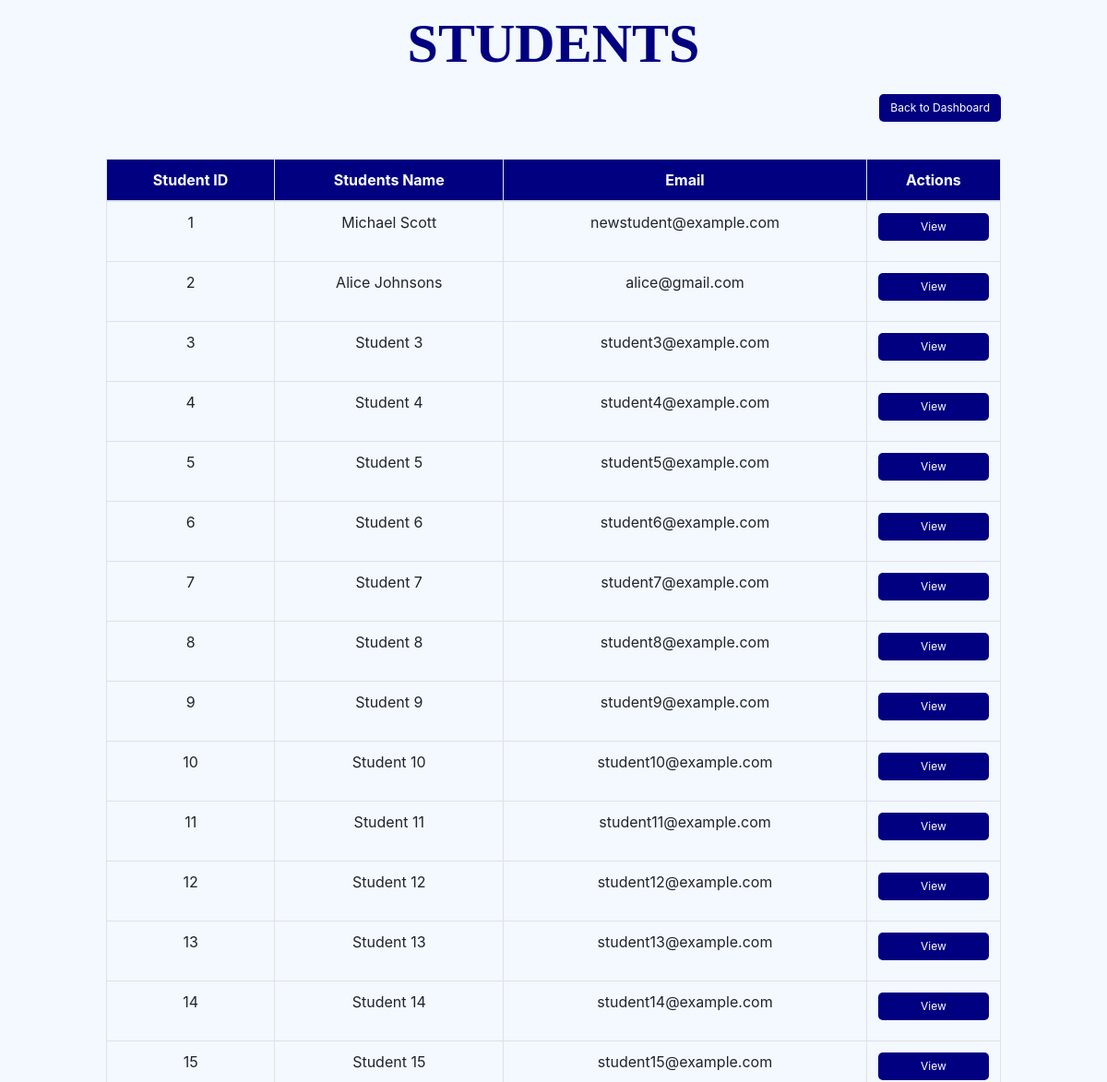
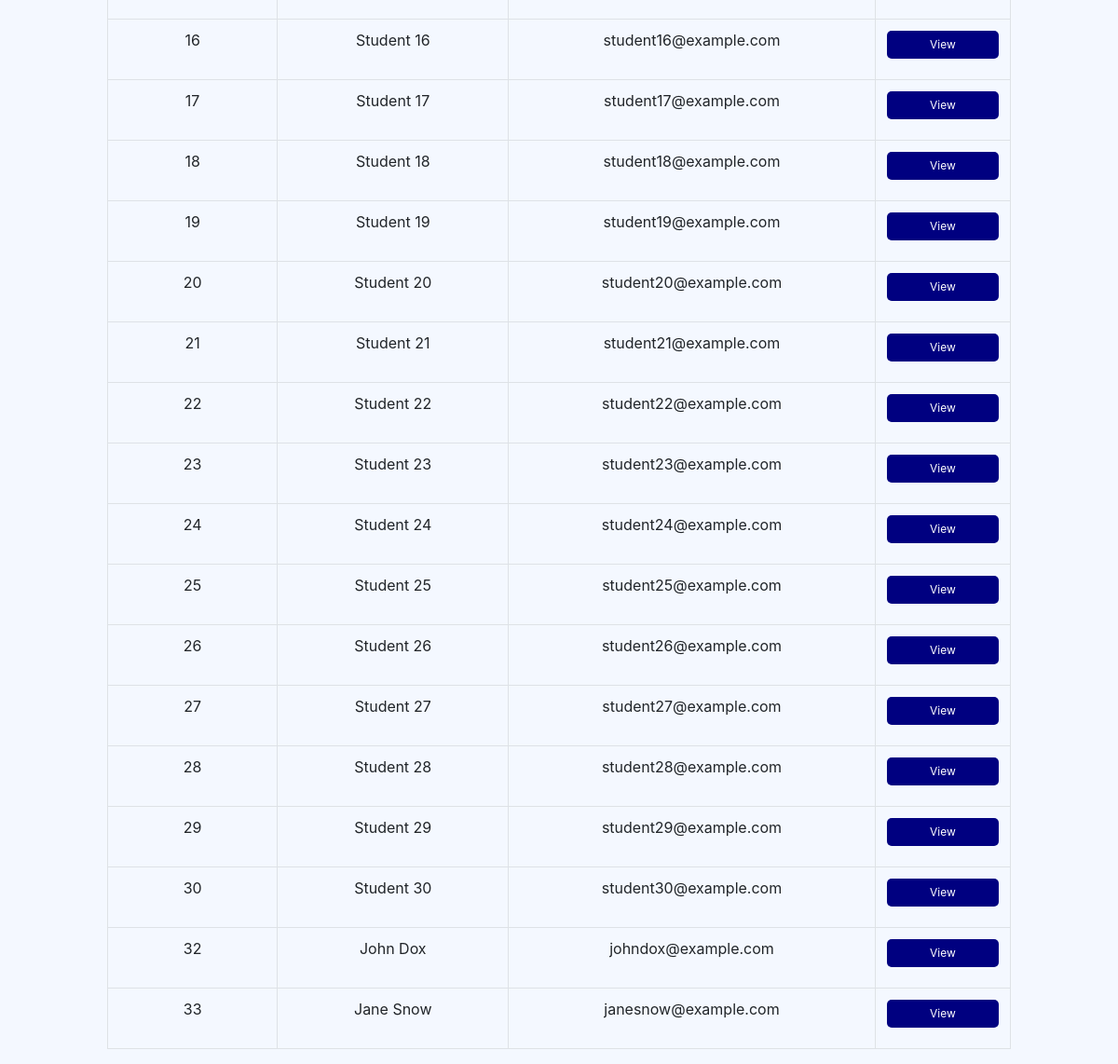
The app's page /view_students/ (signed in) with its own data (2 pictures, top to bottom).
### home/models.py (models this page shows, shortened)
class Student(models.Model):
    student_id = models.IntegerField(primary_key=True)  #custom primary key
    full_name = models.CharField(max_length=100)
    email = models.CharField(max_length=100, unique=True)
    contact_number = models.BigIntegerField()
    date_of_birth = models.DateField()
    gender = models.CharField(max_length=50)
    r_number = models.CharField(max_length=50)
    department = models.CharField(max_length=100)
    cgpa = models.DecimalField(max_digits=4, decimal_places=2)
    password = models.CharField(max_length=100)

### home/views.py (the view)
# urls.py: path('view_students/', views.view_students, name='view_students'),
def view_students(request):
    students = Student.objects.all()
    user_type = request.session.get('user_type')  #ftch the user type from the session
    return render(request, 'view_students.html', {'students': students, 'user_type': user_type})

### home/templates/view_students.html (shortened to what this page needs)
{% load static %}
<html lang="en">
<head>
    <link rel="stylesheet" href="https://stackpath.bootstrapcdn.com/bootstrap/4.3.1/css/bootstrap.min.css"
>
</head>
<body>
    <section class="vh-100">
        <div class="container-fluid h-custom">
            <div class="row d-flex justify-content-center align-items-center h-100">
                <div class="col-md-12 col-lg-10 col-xl-10">
                    <div class="header">
                        <h><b>STUDENTS</b></h>
                    </div>
                    <div class="d-flex justify-content-between align-items-center">
                        <div class="button-container">
                            <a href="{% if user_type == 'admin' %}
                                        {% url 'admin_dashboard' %}
                                     {% elif user_type == 'company' %}
                                        {% url 'company_dashboard' %}
                                     {% elif user_type == 'student' %}
                                        {% url 'student_dashboard' %}
                                     {% else %}
                                        {% url 'home' %}
                                     {% endif %}">
                                <button class="btn btn-secondary btn-custom">Back to Dashboard</button>
                            </a>
                        </div>
                    </div>
                    <div class="table-container">
                        <table class="table table-bordered">
                            <thead>
                                <tr>
                                    <th>Student ID</th>
                                    <th>Students Name</th>
                                    <th>Email</th>
                                    <th>Actions</th>
                                </tr>
                            </thead>
                            <tbody>
                                {% for student in students %}
                                <tr>
                                    <td>{{ student.student_id }}</td>
                                    <td>{{ student.full_name }}</td>
                                    <td>{{ student.email }}</td>
                                    <td>
                                            <a href="{% url 'view_particular_student' student.student_id %}" >
                                            <button class="btn btn-primary btn-custom">View</button>
                                        </a>
                                    </td>
                                </tr>
                                {% empty %}
                                <tr>
                                    <td colspan="4">No companies registered.</td>
                                </tr>
                                {% endfor %}
                            </tbody>
                        </table>
                    </div>
                </div>
            </div>
        </div>
    </section>
</body>
</html>

### home/templates/view_students.html (style rules this page uses)
* { margin: 0; padding: 0; box-sizing: border-box; }
body { background-color: #f4f8ff; }
.header { text-align: center; font-size: 60px; color: navy; font-family: 'Times New Roman'; margin-top: 2px; }
.btn-custom { font-size: 12px; width: 100%; margin-bottom: 10px; background-color: navy; color: white; border: none; border-radius: 5px; }
.table-container { margin-top: 30px; }
table { width: 100%; table-layout: auto; word-wrap: break-word; }
thead { background-color: navy; color: white; }
th, td { padding: 10px; text-align: center; }
.button-container { margin-top: 10px; text-align: right; }

### records on screen
Student: student_id "1", full_name "Michael Scott", email "newstudent@example.com"
Student: student_id "2", full_name "Alice Johnsons", email "alice@gmail.com"
Student: student_id "3", full_name "Student 3", email "student3@example.com"
Student: student_id "4", full_name "Student 4", email "student4@example.com"
Student: student_id "5", full_name "Student 5", email "student5@example.com"
Student: student_id "6", full_name "Student 6", email "student6@example.com"
Student: student_id "7", full_name "Student 7", email "student7@example.com"
Student: student_id "8", full_name "Student 8", email "student8@example.com"
Student: student_id "9", full_name "Student 9", email "student9@example.com"
Student: student_id "10", full_name "Student 10", email "student10@example.com"
Student: student_id "11", full_name "Student 11", email "student11@example.com"
Student: student_id "12", full_name "Student 12", email "student12@example.com"
Student: student_id "13", full_name "Student 13", email "student13@example.com"
Student: student_id "14", full_name "Student 14", email "student14@example.com"
Student: student_id "15", full_name "Student 15", email "student15@example.com"
Student: student_id "16", full_name "Student 16", email "student16@example.com"
Student: student_id "17", full_name "Student 17", email "student17@example.com"
Student: student_id "18", full_name "Student 18", email "student18@example.com"
Student: student_id "19", full_name "Student 19", email "student19@example.com"
Student: student_id "20", full_name "Student 20", email "student20@example.com"
Student: student_id "21", full_name "Student 21", email "student21@example.com"
Student: student_id "22", full_name "Student 22", email "student22@example.com"
Student: student_id "23", full_name "Student 23", email "student23@example.com"
Student: student_id "24", full_name "Student 24", email "student24@example.com"
Student: student_id "25", full_name "Student 25", email "student25@example.com"
Student: student_id "26", full_name "Student 26", email "student26@example.com"
Student: student_id "27", full_name "Student 27", email "student27@example.com"
Student: student_id "28", full_name "Student 28", email "student28@example.com"
Student: student_id "29", full_name "Student 29", email "student29@example.com"
Student: student_id "30", full_name "Student 30", email "student30@example.com"
Student: student_id "32", full_name "John Dox", email "johndox@example.com"
Student: student_id "33", full_name "Jane Snow", email "janesnow@example.com"
